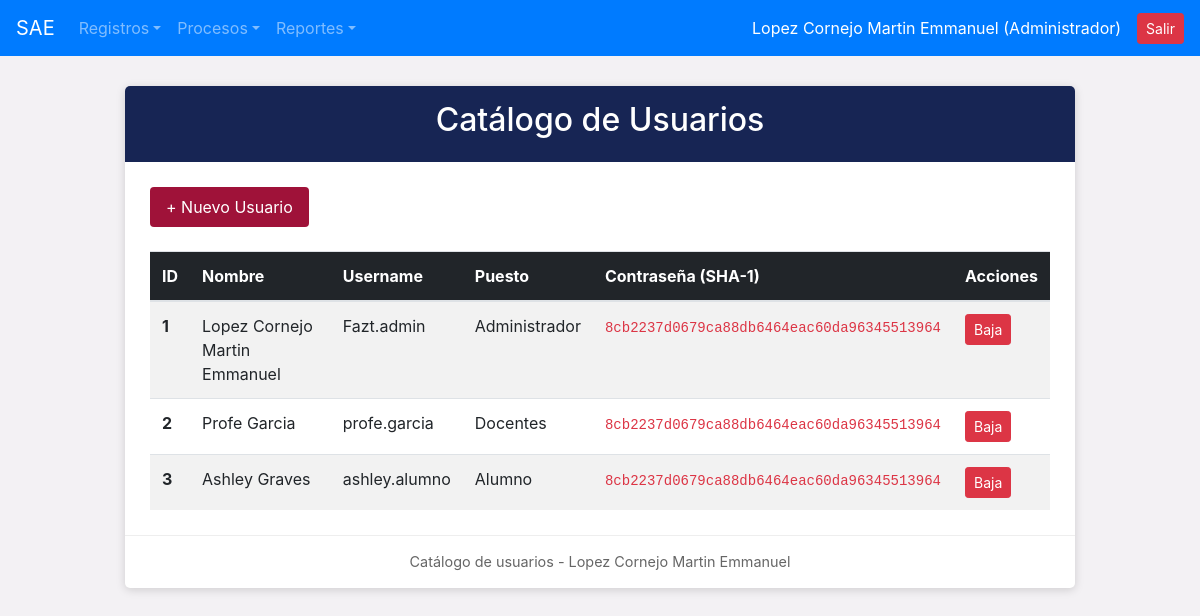
The app's page /crude/crude_usuarios.php (signed in), older data.
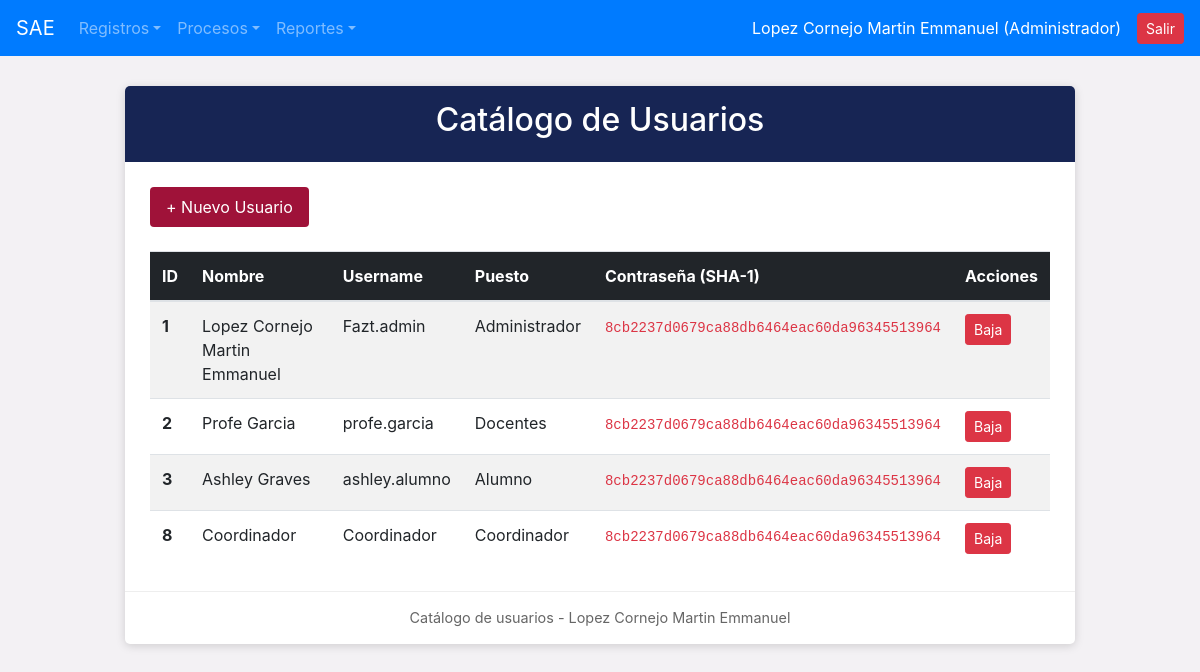
The same page, newer data.
### tables this page shows
CREATE TABLE `usuarios` (
  `id_usuario` int(11) NOT NULL,
  `nombre_usuario` varchar(100) NOT NULL,
  `username` varchar(50) NOT NULL,
  `password` varchar(255) NOT NULL,
  `id_puesto` int(11) NOT NULL,
  `idalumn` int(11) DEFAULT NULL,
  `estatus_usuario` varchar(10) DEFAULT 'ALTA'
);

CREATE TABLE `puestos` (
  `id_puesto` int(11) NOT NULL,
  `nombre_puesto` varchar(100) NOT NULL,
  `estatus_puesto` varchar(10) DEFAULT 'ALTA'
);

### crude/crude_usuarios.php (the view, shortened to what this page needs)
<?php
include_once("../conexion.php");
include_once("../navegacion/nav.php");
$sql = "SELECT u.id_usuario, u.nombre_usuario, u.username, u.password, p.nombre_puesto
        FROM usuarios u
        INNER JOIN puestos p ON u.id_puesto = p.id_puesto
        WHERE u.estatus_usuario = 'ALTA'";
$resultado = $conexion->query($sql);
?>
<!DOCTYPE html>
<html lang="es">
<head>
</head>
<body>
<div class="container">
    <div class="formulario">
        <div class="titulo"><h2>Catálogo de Usuarios</h2></div>
        <div class="contenido">
            <div class="mb-4">
                <a href="../registro/reg_usuario.php" class="btn-sae">+ Nuevo Usuario</a>
            </div>
            <div class="table-responsive">
                <table class="table table-striped table-hover align-middle m-0">
                    <thead style="background-color: #212529; color: white;">
                        <tr>
                            <th>ID</th>
                            <th>Nombre</th>
                            <th>Username</th>
                            <th>Puesto</th>
                            <th>Contraseña (SHA-1)</th>
                            <th>Acciones</th>
                        </tr>
                    </thead>
                    <tbody>
                        <?php if ($resultado && $resultado->num_rows > 0): ?>
                            <?php while($row = $resultado->fetch_assoc()): ?>
                            <tr>
                                <td><b><?php echo $row['id_usuario']; ?></b></td>
                                <td><?php echo htmlspecialchars($row['nombre_usuario']); ?></td>
                                <td><?php echo htmlspecialchars($row['username']); ?></td>
                                <td><?php echo htmlspecialchars($row['nombre_puesto']); ?></td>
                                <td><code class="text-danger"><?php echo htmlspecialchars($row['password']); ?></code></td>
                                <td>
                                    <a href="crude_usuarios.php?baja=<?php echo $row['id_usuario']; ?>" class="btn btn-danger btn-sm" onclick="return confirm('¿Dar de baja este usuario?');">Baja</a>
                                </td>
                            </tr>
                            <?php endwhile; ?>
                        <?php else: ?>
                            <tr><td colspan="6" class="text-center py-3 text-muted">No hay usuarios activos.</td></tr>
                        <?php endif; ?>
                    </tbody>
                </table>
            </div>
        </div>
        <div class="pie">Catálogo de usuarios - Lopez Cornejo Martin Emmanuel</div>
    </div>
</div>
</body>
</html>

### navegacion/header.php (shortened to what this page needs)
<!DOCTYPE html>
<html lang="es">
<head>
    <link rel="stylesheet" href="https://cdn.jsdelivr.net/npm/bootstrap@4.6.2/dist/css/bootstrap.min.css">
</head>
<body>

### navegacion/nav.php (shortened to what this page needs)
<?php
$rol = $_SESSION['id_puesto'];
$ruta = file_exists("conexion.php") ? "" : "../";
include_once("header.php");
?>
<nav class="navbar navbar-expand-lg navbar-dark bg-primary">
  <a class="navbar-brand" href="<?php echo $ruta; ?>principal.php">SAE</a>
  <div class="collapse navbar-collapse" id="navbarNavDropdown">
    <ul class="navbar-nav mr-auto">
      <?php if ($rol == 1 || $rol == 2) { ?>
      <li class="nav-item dropdown">
        <a class="nav-link dropdown-toggle" href="#" id="menuRegistros" data-toggle="dropdown">Registros</a>
      </li>
      <?php } ?>
      <?php if ($rol == 1 || $rol == 2) { ?>
      <li class="nav-item dropdown">
        <a class="nav-link dropdown-toggle" href="#" id="menuProcesos" data-toggle="dropdown">Procesos</a>
      </li>
      <?php } ?>
      <li class="nav-item dropdown">
        <a class="nav-link dropdown-toggle" href="#" id="menuReportes" data-toggle="dropdown">Reportes</a>
      </li>
    </ul>
    <span class="navbar-text text-white mr-3">
      <?php echo $_SESSION['nombre_usuario']; ?> (<?php echo $_SESSION['nombre_puesto']; ?>)
    </span>
    <a href="<?php echo $ruta; ?>logout.php" class="btn btn-danger btn-sm">Salir</a>
  </div>
</nav>
<?php include_once("footer.php"); ?>

### navegacion/footer.php
</body>
</html>

### crude/crude_usuarios.php (style rules this page uses)
body { background-color: #f3f1f4; }
.formulario { background-color: white; max-width: 950px; margin: 30px auto; border-radius: 5px; box-shadow: 0 2px 10px rgba(0,0,0,0.15); overflow: hidden; }
.titulo { background-color: #172554; color: white; padding: 15px; text-align: center; }
.contenido { padding: 25px; }
.btn-sae { background-color: #9f1239; color: white; border: none; padding: 8px 16px; border-radius: 4px; text-decoration: none; display: inline-block; }
.pie { text-align: center; padding: 15px; color: #666; font-size: 0.9rem; border-top: 1px solid #eee; }

Row changes from the older to the newer data that the page shows:
added usuarios: id_usuario "8", nombre_usuario "Coordinador", username "Coordinador", id_puesto.nombre_puesto "Coordinador", password "8cb2237d0679ca88db6464eac60da96345513964"
